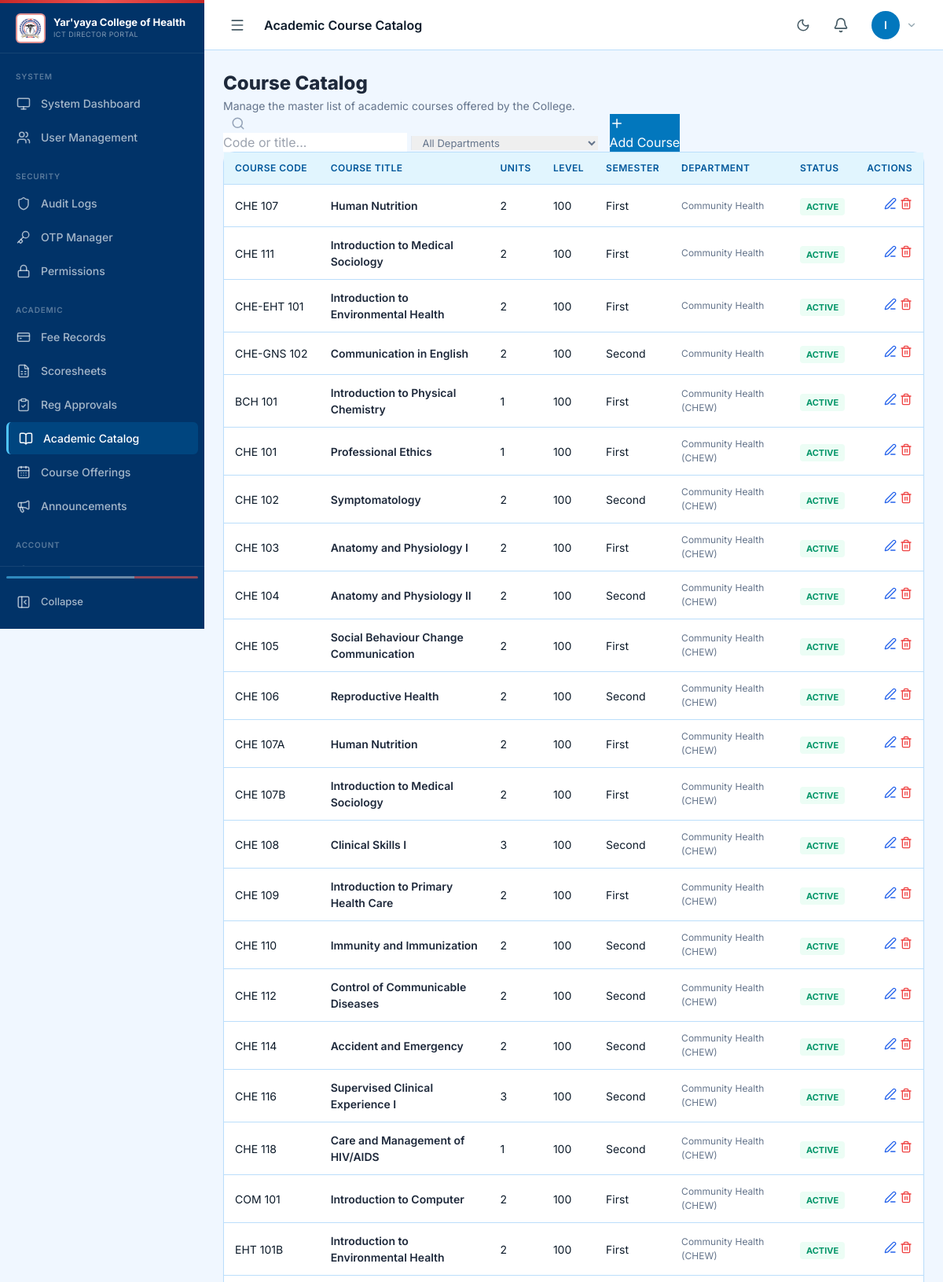
Page /courses/management/ (signed in, upper part) on the committed database.
### accounts/models.py (models this page shows, shortened)
class User(AbstractUser):
    ROLE_CHOICES = [
        ('student', 'Student'),
        ('applicant', 'Applicant'),
        ('lecturer', 'Lecturer'),
        ('practical_master', 'Practical Master'),
        ('hod', 'Head of Department'),
        ('hod_coordinator', 'HOD Coordinator'),
        ('dean_students_affairs', 'Dean of Students Affairs'),
        ('deputy_dean_students_affairs', 'Deputy Dean of Students Affairs'),
        ('academic_secretary', 'Academic Secretary'),
        ('provost', 'Provost'),
        ('registrar', 'Registrar'),
        ('deputy_registrar', 'Deputy Registrar'),
        ('exams_officer', 'Exams & Records Officer'),
        ('admin_officer', 'Admin Officer'),
        ('bursary', 'Bursar'),
        ('liaison_officer', 'Liaison Officer'),
        ('hostel_admin', 'Hostel Administrator'),
        ('ict_director', 'ICT Director'),
        ('director', 'Director'),
    ]
    ROLE_BADGE_COLORS = {
        'student': 'blue',
        'applicant': 'cyan',
        'lecturer': 'teal',
        'practical_master': 'emerald',
        'hod': 'indigo',
        'hod_coordinator': 'violet',
        'dean_students_affairs': 'red',
        'deputy_dean_students_affairs': 'pink',
        'academic_secretary': 'amber',
        'provost': 'orange',
        'registrar': 'green',
        'deputy_registrar': 'lime',
        'exams_officer': 'purple',
        'admin_officer': 'sky',
        'bursary': 'yellow',
        'liaison_officer': 'cyan',
        'hostel_admin': 'orange',
        'ict_director': 'slate',
        'director': 'black',
    }
    username = models.CharField(
        _('username'),
        max_length=50,
        unique=True,
        help_text=_('Required. 50 characters or fewer. Matric number for students.'),
        validators=[],  # Remove default validator to allow matric number format
        error_messages={
            'unique': _("A user with that username already exists."),
        },
    )
    role = models.CharField(
        max_length=30,
        choices=ROLE_CHOICES,
        default='student',
        help_text="User role in the system"
    )
    must_change_password = models.BooleanField(
        default=False,
        help_text="Force user to change password on next login"
    )
    failed_login_attempts = models.PositiveIntegerField(default=0)
    account_locked_until = models.DateTimeField(null=True, blank=True)
    last_login_ip = models.GenericIPAddressField(null=True, blank=True)
    phone_regex = RegexValidator(
        regex=r'^\+?1?\d{9,15}$',
        message="Phone number must be entered in the format: '+999999999'. Up to 15 digits allowed."
    )
    phone_number = models.CharField(
        validators=[phone_regex],
        max_length=17,
        blank=True,
        help_text="Phone number in international format"
    )
    GENDER_CHOICES = [
        ('male', 'Male'),
        ('female', 'Female'),
        ('other', 'Other'),
    ]
    gender = models.CharField(
        max_length=10,
        choices=GENDER_CHOICES,
        blank=True,
        null=True
    )
    date_of_birth = models.DateField(null=True, blank=True)
    address = models.TextField(blank=True)
    profile_picture = models.ImageField(
        upload_to='profile_pictures/',
        null=True,
        blank=True
    )
    is_otp_verified = models.BooleanField(default=False)
    otp_secret = models.CharField(max_length=32, blank=True, null=True)
    two_fa_enabled = models.BooleanField(default=False)
    THEME_CHOICES = [('light', 'Light'), ('dark', 'Dark')]
    theme_preference = models.CharField(
        max_length=10, choices=THEME_CHOICES, default='light'
    )
    created_at = models.DateTimeField(auto_now_add=True)
    updated_at = models.DateTimeField(auto_now=True)
    class Meta:
        verbose_name = 'User'
        verbose_name_plural = 'Users'
    def get_role_display(self):
        return dict(self.ROLE_CHOICES).get(self.role, self.role)
    def get_role_badge_color(self):
        return self.ROLE_BADGE_COLORS.get(self.role, 'gray')
    @property
    def is_locked(self):
        if self.account_locked_until and self.account_locked_until > timezone.now():
            return True
        return False

### courses/models.py (models this page shows, shortened)
class Course(models.Model):
    course_code = models.CharField(max_length=10, unique=True)
    course_title = models.CharField(max_length=200)
    description = models.TextField(blank=True)
    credit_units = models.PositiveIntegerField()
    level = models.CharField(max_length=10, help_text="Student level: 100, 200, 300, 400")
    semester = models.CharField(max_length=20, choices=[
        ('first', 'First Semester'),
        ('second', 'Second Semester'),
    ])
    department = models.CharField(max_length=100)
    faculty = models.CharField(max_length=100)
    prerequisites = models.ManyToManyField('self', blank=True, symmetrical=False)
    is_active = models.BooleanField(default=True)
    created_at = models.DateTimeField(auto_now_add=True)
    updated_at = models.DateTimeField(auto_now=True)
    class Meta:
        ordering = ['course_code']
        indexes = [
            models.Index(fields=['level', 'semester']),
            models.Index(fields=['department']),
        ]

### portal/views.py (the view, shortened to what this page needs)
# urls.py: path('courses/management/', views.manage_courses_view, name='manage_courses'),
@login_required_portal
@role_required('registrar', 'ict_director', 'academic_secretary', 'provost', 'director')
def manage_courses_view(request):
    search_q = request.GET.get('q', '')
    dept_filter = request.GET.get('department', '')
    courses = Course.objects.all().order_by('department', 'level', 'course_code')
    if search_q:
        courses = courses.filter(Q(course_code__icontains=search_q) | Q(course_title__icontains=search_q))
    if dept_filter:
        courses = courses.filter(department=dept_filter)
    departments = Course.objects.values_list('department', flat=True).distinct().order_by('department')
    context = {
        'courses': courses,
        'departments': departments,
        'page_title': 'Academic Course Catalog',
        'search_q': search_q,
        'dept_filter': dept_filter,
    }
    return render(request, 'courses/manage_courses.html', context)

### templates/courses/manage_courses.html (shortened to what this page needs)
{% extends "base.html" %}
{% load static %}
{% block content %}
<div class="catalog-header">
    <div>
        <h1 style="font-size: 24px; font-weight: 800; color: #1e293b;">Course Catalog</h1>
        <p style="color: #64748b; font-size: 14px;">Manage the master list of academic courses offered by the College.</p>
    </div>
    <div style="display: flex; gap: 15px;">
        <form method="get" class="search-bar">
            <i data-lucide="search" style="width:18px; margin-left: 10px; color: #94a3b8;"></i>
            <input type="text" name="q" placeholder="Code or title..." value="{{ search_q }}">
            <select name="department" onchange="this.form.submit()" style="border:none; border-left: 1px solid #e2e8f0; padding-left: 10px; font-size: 13px; outline:none; color: #64748b;">
                <option value="">All Departments</option>
            </select>
        </form>
        <button class="btn-primary" onclick="openModal('create-modal')">
            <i data-lucide="plus" style="width:18px;"></i> Add Course
        </button>
    </div>
</div>
<div class="card" style="padding: 0;">
    <div style="overflow-x: auto;">
        <table class="data-table">
            <thead>
                <tr>
                    <th>Course Code</th>
                    <th>Course Title</th>
                    <th>Units</th>
                    <th>Level</th>
                    <th>Semester</th>
                    <th>Department</th>
                    <th>Status</th>
                    <th style="text-align: right;">Actions</th>
                </tr>
            </thead>
            <tbody>
                {% for course in courses %}
                <tr>
                    <td><span class="course-code-pill">{{ course.course_code }}</span></td>
                    <td style="font-weight: 600; color: #1e293b;">{{ course.course_title }}</td>
                    <td>{{ course.credit_units }}</td>
                    <td>{{ course.level }}</td>
                    <td style="text-transform: capitalize;">{{ course.semester }}</td>
                    <td style="font-size: 12px; color: #64748b;">{{ course.department }}</td>
                    <td>
                        {% if course.is_active %}
                        <span style="color: #059669; background: #ecfdf5; padding: 4px 8px; border-radius: 4px; font-size: 11px; font-weight: 700;">ACTIVE</span>
                        {% else %}
                        <span style="color: #94a3b8; background: #f1f5f9; padding: 4px 8px; border-radius: 4px; font-size: 11px; font-weight: 700;">INACTIVE</span>
                        {% endif %}
                    </td>
                    <td style="text-align: right;">
                        <button class="action-btn" title="Edit" onclick="editCourse('{{ course.pk }}', '{{ course.course_code }}', '{{ course.course_title }}', '{{ course.credit_units }}', '{{ course.level }}', '{{ course.semester }}', '{{ course.department }}')">
                            <i data-lucide="edit-3" style="width:16px; color: #2563eb;"></i>
                        </button>
                        <button class="action-btn" title="Delete" onclick="confirmDelete('{{ course.pk }}', '{{ course.course_code }}')">
                            <i data-lucide="trash-2" style="width:16px; color: #ef4444;"></i>
                        </button>
                    </td>
                </tr>
                {% endfor %}
            </tbody>
        </table>
    </div>
</div>
{% endblock %}

### templates/base.html (shortened to what this page needs)
<!DOCTYPE html>
<html lang="en" data-theme="{{ user_theme|default:'light' }}">
<head>
  <script src="https://cdn.tailwindcss.com"></script>
  <link rel="stylesheet" href="https://cdnjs.cloudflare.com/ajax/libs/font-awesome/6.4.0/css/all.min.css">
  {% load static %}
  <link rel="stylesheet" href="{% static 'css/portal.css' %}">
</head>
<body>
<aside class="sidebar" id="sidebar">
  <div class="sidebar-logo" style="gap:10px; justify-content:space-between;">
    <div style="display:flex;align-items:center;gap:10px;min-width:0;">
      <img src="{% static 'img/logo.png' %}" alt="College Logo"
           style="width:38px;height:38px;border-radius:6px;object-fit:contain;background:white;padding:2px;border:2px solid rgba(198,40,40,0.5);flex-shrink:0;">
      <div style="overflow:hidden;">
        <span class="sidebar-logo-text" style="font-size:13px;line-height:1.2;display:block;">{{ college_name|truncatechars:28 }}</span>
        <span class="sidebar-logo-text" style="font-size:9px;opacity:0.5;font-weight:400;letter-spacing:.05em;display:block;">
          {% if user.role == 'student' %}STUDENT PORTAL{% else %}{{ user_role_display|upper }} PORTAL{% endif %}
        </span>
      </div>
    </div>
  </div>
  <nav class="sidebar-nav" id="sidebar-nav">
    {% block sidebar_nav %}
      {% if current_sidebar %}
        {% include current_sidebar %}
      {% endif %}
    {% endblock %}
  </nav>
  <div class="sidebar-footer">
    <div style="display:flex;height:3px;border-radius:999px;overflow:hidden;margin-bottom:10px;opacity:0.6;">
      <div style="flex:1;background:#4FC3F7;"></div>
      <div style="flex:1;background:rgba(255,255,255,0.7);"></div>
      <div style="flex:1;background:#EF5350;"></div>
    </div>
    <button class="nav-item w-full" id="sidebar-toggle-btn" title="Toggle sidebar">
      <span class="nav-icon"><i data-lucide="panel-left-close" style="width:18px;height:18px;"></i></span>
      <span class="nav-label" style="font-size:13px;">Collapse</span>
    </button>
  </div>
</aside>
<div class="main-wrap" id="main-wrap">
  <nav class="navbar">
    <div class="navbar-left">
      <button class="hamburger-btn" id="mobile-menu-btn" aria-label="Open menu">
        <i data-lucide="menu" style="width:20px;height:20px;"></i>
      </button>
      <h1 class="page-title">{% block page_heading %}{{ page_title|default:"Dashboard" }}{% endblock %}</h1>
    </div>
    <div class="navbar-right">
      <button class="hamburger-btn" id="theme-toggle-btn" title="Toggle dark mode">
        <i data-lucide="moon" style="width:18px;height:18px;" id="theme-icon-moon"></i>
      </button>
      <div class="profile-dropdown" style="position:relative;">
        <button class="notif-btn" id="notif-btn" aria-label="Notifications">
          <i data-lucide="bell" style="width:20px;height:20px;"></i>
        </button>
      </div>
      <div class="profile-dropdown">
        <button class="flex items-center gap-2 btn-ghost btn" id="profile-btn" style="padding:4px 8px;">
          <div class="avatar">{{ user.first_name|first|default:user.username|first|upper }}</div>
          <i data-lucide="chevron-down" style="width:14px;height:14px; color:var(--text-muted);"></i>
        </button>
      </div>
    </div>
  </nav>
  <main class="main-content">
    {% block content %}{% endblock %}
  </main>
</div>
</body>
</html>

### rows in the picture
User: first_name|first "I"
Course: course_code "CHE 107", course_title "Human Nutrition", credit_units "2", level "100", semester "First", department "Community Health", is_active "ACTIVE"
Course: course_code "CHE 111", course_title "Introduction to Medical Sociology", credit_units "2", level "100", semester "First", department "Community Health", is_active "ACTIVE"
Course: course_code "CHE-EHT 101", course_title "Introduction to Environmental Health", credit_units "2", level "100", semester "First", department "Community Health", is_active "ACTIVE"
Course: course_code "CHE-GNS 102", course_title "Communication in English", credit_units "2", level "100", semester "Second", department "Community Health", is_active "ACTIVE"
Course: course_code "BCH 101", course_title "Introduction to Physical Chemistry", credit_units "1", level "100", semester "First", department "Community Health (CHEW)", is_active "ACTIVE"
Course: course_code "CHE 101", course_title "Professional Ethics", credit_units "1", level "100", semester "First", department "Community Health (CHEW)", is_active "ACTIVE"
Course: course_code "CHE 102", course_title "Symptomatology", credit_units "2", level "100", semester "Second", department "Community Health (CHEW)", is_active "ACTIVE"
Course: course_code "CHE 103", course_title "Anatomy and Physiology I", credit_units "2", level "100", semester "First", department "Community Health (CHEW)", is_active "ACTIVE"
Course: course_code "CHE 104", course_title "Anatomy and Physiology II", credit_units "2", level "100", semester "Second", department "Community Health (CHEW)", is_active "ACTIVE"
Course: course_code "CHE 105", course_title "Social Behaviour Change Communication", credit_units "2", level "100", semester "First", department "Community Health (CHEW)", is_active "ACTIVE"
Course: course_code "CHE 106", course_title "Reproductive Health", credit_units "2", level "100", semester "Second", department "Community Health (CHEW)", is_active "ACTIVE"
Course: course_code "CHE 107A", course_title "Human Nutrition", credit_units "2", level "100", semester "First", department "Community Health (CHEW)", is_active "ACTIVE"
Course: course_code "CHE 107B", course_title "Introduction to Medical Sociology", credit_units "2", level "100", semester "First", department "Community Health (CHEW)", is_active "ACTIVE"
Course: course_code "CHE 108", course_title "Clinical Skills I", credit_units "3", level "100", semester "Second", department "Community Health (CHEW)", is_active "ACTIVE"
Course: course_code "CHE 109", course_title "Introduction to Primary Health Care", credit_units "2", level "100", semester "First", department "Community Health (CHEW)", is_active "ACTIVE"
Course: course_code "CHE 110", course_title "Immunity and Immunization", credit_units "2", level "100", semester "Second", department "Community Health (CHEW)", is_active "ACTIVE"
Course: course_code "CHE 112", course_title "Control of Communicable Diseases", credit_units "2", level "100", semester "Second", department "Community Health (CHEW)", is_active "ACTIVE"
Course: course_code "CHE 114", course_title "Accident and Emergency", credit_units "2", level "100", semester "Second", department "Community Health (CHEW)", is_active "ACTIVE"
Course: course_code "CHE 116", course_title "Supervised Clinical Experience I", credit_units "3", level "100", semester "Second", department "Community Health (CHEW)", is_active "ACTIVE"
Course: course_code "CHE 118", course_title "Care and Management of HIV/AIDS", credit_units "1", level "100", semester "Second", department "Community Health (CHEW)", is_active "ACTIVE"
Course: course_code "COM 101", course_title "Introduction to Computer", credit_units "2", level "100", semester "First", department "Community Health (CHEW)", is_active "ACTIVE"
Course: course_code "EHT 101B", course_title "Introduction to Environmental Health", credit_units "2", level "100", semester "First", department "Community Health (CHEW)", is_active "ACTIVE"

### other values in the picture
{{ college_name|truncatechars:28 }} "Yar'yaya College of Health…"
{{ user_role_display|upper }} "ICT DIRECTOR"
{{ page_title|default:"Dashboard" }} "Academic Course Catalog"
